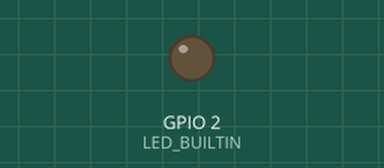
Simulated run of this sketch. Board: ESP8266 (NodeMCU). Parts: output pins drawn as LEDs (lit = HIGH, except the on-board LED, lit = LOW). WiFi joins after 1.5 s; servers stay silent unless stated; what the sketch prints to the serial monitor is not drawn.

Above: at 6.4 s.
At 44.06 s:
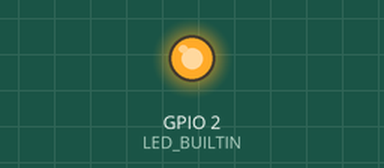
Timing chart, 0 to 44.7 s (numbered marks = the images above):
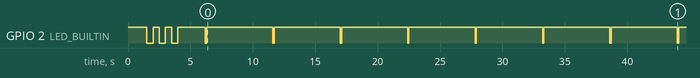

The sketch:

espTransparentBridge.ino
```cpp
// ricordati di verificare in ros.h
// che sia
// #include "ArduinoHardware.h"
// WIFI: porta 11411, connessione SERIALE: porta 11311
#define ROS_TCP_CONNECTION_PORT 11411
#define ROS_BRIDGE_CONNECTION_PORT 9090

// PORTA ALLA QUALE SI CONNETTE IL WIFI
#define TCP_PORT ROS_BRIDGE_CONNECTION_PORT

#define SERIAL_SPEED 57600
#define DEBUG_ON 1

//#include <ros.h>
//#include <std_msgs/String.h>
//#include <std_msgs/Int16.h>
//#include <std_msgs/Float64.h>
//#include <Servo.h>


#define LED_ON digitalWrite(LED_BUILTIN, 0);
#define LED_OFF digitalWrite(LED_BUILTIN, 1);
#define LED_PULSE LED_ON;delay(100);LED_OFF ;delay(300);


/*
#include <ESP8266WiFi.h>

//////////////////////
// WiFi Definitions //
//////////////////////
const char* ssid = "FASTWEB-CSRLCU";
const char* password = "cesarini";


IPAddress server(192, 168, 0, 51); // ip of your ROS server
//IPAddress ip_address;
int status = WL_IDLE_STATUS;

WiFiClient client;

class WiFiHardware {

  public:
  WiFiHardware() {};

  void init() {
	// do your initialization here. this probably includes TCP server/client setup
	client.connect(server, ROS_TCP_CONNECTION_PORT);
  }

  // read a byte from the serial port. -1 = failure
  int read() {
	// implement this method so that it reads a byte from the TCP connection and returns it
	//  you may return -1 is there is an error; for example if the TCP connection is not open
	return client.read();         //will return -1 when it will works
  }

  // write data to the connection to ROS
  void write(uint8_t* data, int length) {
	// implement this so that it takes the arguments and writes or prints them to the TCP connection
	for(int i=0; i<length; i++)
	  client.write(data[i]);
  }

  // returns milliseconds since start of program
  unsigned long time() {
	 return millis(); // easy; did this one for you
  }
};


//ros::NodeHandle_<WiFiHardware> nh;

void setupWiFi()
{
  WiFi.begin(ssid, password);
//  Serial.print("\nConnecting to "); Serial.println(ssid);
  uint8_t i = 0;
  while (WiFi.status() != WL_CONNECTED && i++ < 20) delay(500);
  if(i == 21){
	//Serial.print("Could not connect to"); Serial.println(ssid);
	  Serial.print(-1); // segnala fail
	while (1) {
		LED_ON		delay(200);
		LED_OFF		delay(200);
	}
  }
  else //ok connesso
  {
		// led acceso per 2 secondi
	  LED_ON	  delay(200); 	  LED_OFF
	  LED_ON	  delay(200); 	  LED_OFF
	  LED_ON	  delay(200); 	  LED_OFF
		//Serial.print("Ready! Use ");
		//Serial.print(WiFi.localIP());
		//Serial.println(" to access client");
		//Serial.print(1); //ok connected
  }
}

*/


#pragma region Helper Functions
//void MSG2F(char * c, float f) {
//	#define CHARFLOATSIZE 7
//	#define CHARFLOATDECS 4
//	char charVal[CHARFLOATSIZE];  //temporarily holds data from vals
//								  //4 is mininum width, 3 is precision; float value is copied onto buff
//	dtostrf(f, CHARFLOATSIZE, CHARFLOATDECS, charVal);
//	Serial.print("1,");
//	Serial.print(c);
//	Serial.print(charVal);
//	Serial.println(F(";"));
//}
#if DEBUG_ON
#define dbg(s) 	Serial.println(s);
#define dbg2(s,v)  	Serial.print(s);Serial.println(v);
#define dbgV(__VA_ARGS__) Serial.printf(__VA_ARGS__)

#else
#define dbg(s)
#define dbg2(s,v)
#endif

void ledSeq1(int ms, int times = 3) {
	pinMode(LED_BUILTIN, OUTPUT);
	for (int i = 0; i < times; i++)
	{
		digitalWrite(LED_BUILTIN, 0); delay(ms);
		digitalWrite(LED_BUILTIN, 1); delay(ms);

	}

}
#pragma endregion


#pragma region WIFI

//////////////////////
// WiFi Definitions //
//////////////////////

#include <ESP8266WiFi.h>
#include <WiFiUdp.h>
const char* ssid = "FASTWEB-CSRLCU";
const char* password = "cesarini";


IPAddress server(192, 168, 0, 51); // ip of your ROS server
								   //IPAddress ip_address;
int status = WL_IDLE_STATUS;

WiFiClient client;

/*

class WiFiHardware {

public:
	WiFiHardware() {};

	void init() {
		// do your initialization here. this probably includes TCP server/client setup
		client.connect(server, TCP_PORT);
		dbg2("Client.connect to port", TCP_PORT);
	}

	// read a byte from the serial port. -1 = failure
	int read() {
		// implement this method so that it reads a byte from the TCP connection and returns it
		//  you may return -1 is there is an error; for example if the TCP connection is not open
		return client.read();         //will return -1 when it will works
	}

	// write data to the connection to ROS
	void write(uint8_t* data, int length) {
		// implement this so that it takes the arguments and writes or prints them to the TCP connection
		for (int i = 0; i < length; i++)
			client.write(data[i]);
	}

	// returns milliseconds since start of program
	unsigned long time() {
		return millis(); // easy; did this one for you
	}
};
*/
void setup_WiFi()
{

	WiFi.mode(WIFI_STA);


	String mac = WiFi.macAddress();
	dbg2("MAC ADDR:", mac);
	dbg2("\nConnecting to ", ssid);
	WiFi.begin(ssid, password);

	uint8_t i = 0;
	while (WiFi.status() != WL_CONNECTED && i++ < 20) delay(500);
	if (i == 21) {

		dbg2("Could not connect to: ", ssid);

		while (1) {
			// LED flash
			ledSeq1(200, 10);
			delay(1000);

		}
	}
	else //ok connesso
	{
		dbg2("Ready to use  IP: ", WiFi.localIP());
		ledSeq1(500, 3);


		//debug only
		//Serial.println("WiFi Connected"); Serial.println(ssid);
		//Serial.print("Ready! Use ");
		//Serial.print(WiFi.localIP());
		//Serial.println(" to access client");
		//Serial.print(1); //ok connected

	}
}

#pragma endregion


void setup() {
	Serial.begin(SERIAL_SPEED);
	pinMode(LED_BUILTIN, OUTPUT);
	LED_OFF


	setup_WiFi();


	// connessione TCP
	if (!client.connect(server, TCP_PORT)) {
		Serial.println("client connection failed");
		return;
	}

 }

char strVal[10];
int cnt = 0;


uint8_t buf1[1024];
uint8_t i1 = 0;

uint8_t buf2[1024];
uint8_t i2 = 0;
uint16_t lastTimeWifiCheck = 0;
void hbWiFi() {
	if (millis()-lastTimeWifiCheck > 5000)
	{

		if (WiFi.isConnected())
		{
			LED_PULSE
		}
		else
		{
			dbg("Lost WiFi connection!!")
			setup_WiFi();
		}
		lastTimeWifiCheck = millis();
	}

}

void loop() {
	if (client.connected())
	{
	   // here we have a connected client
		if (client.available()) {
			while (client.available()) {
				buf1[i1] = (uint8_t)client.read(); // read char from client (RoboRemo app)
				if (i1<1023) i1++;
				//digitalWrite(LED_BUILTIN, 1);
				//digitalWrite(LED_BUILTIN, !digitalRead(LED_BUILTIN));
			}
			// now send to UART:
			Serial.write(buf1, i1);
			i1 = 0;
		}
		if (Serial.available()) {
			while (Serial.available()) {
				buf2[i2] = (char)Serial.read(); // read char from UART
				if (i2<1023) i2++;
				digitalWrite(LED_BUILTIN, !digitalRead(LED_BUILTIN));
				//digitalWrite(LED_BUILTIN, 0);
			}
			// now send to WiFi:
			client.write((char*)buf2, i2);
			i2 = 0;
		}

	}
	else
	{
		hbWiFi();

	}
}
```

Measured:
- by itself, GPIO 2 (LED_BUILTIN): HIGH → LOW at 1.5 s, → HIGH 0.50 s later, → LOW 0.50 s later, → HIGH 0.50 s later, … (22 changes in this stretch)
